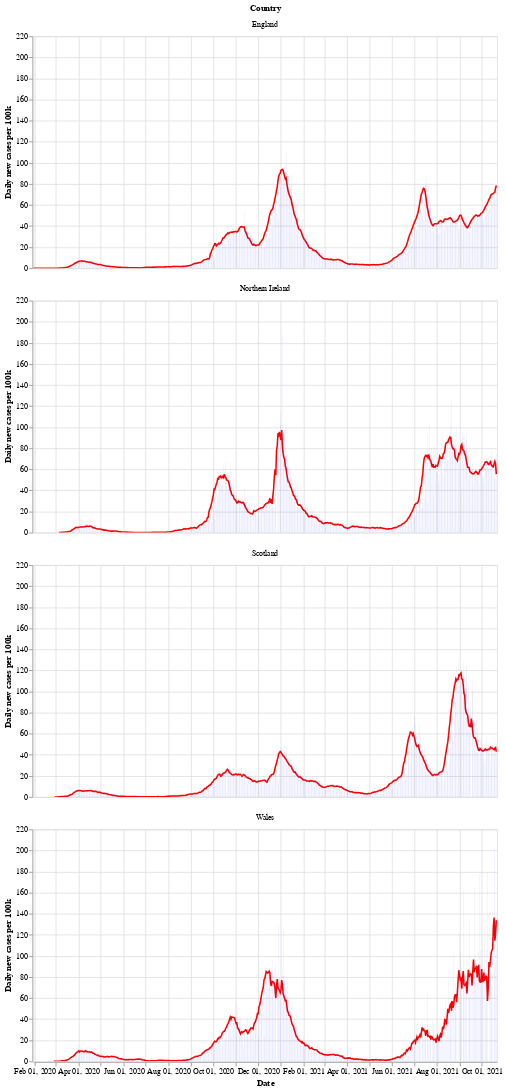

The notebook cell saved with this chart:
### Markdown cell above
Next is a bar chart of the number of new cases in each country (per 100k population), with the 7 day moving average of cases. Again we see that Wales saw a longer period of raising and falling cases compared to the other countries.

After a period of cases falling, each nation is now seeing a rise in the number of cases - especially in Wales.

### Code cell
# collapse
bars = alt.Chart(uk_cases).mark_bar().encode(
    x=alt.X("yearmonthdate(date):T", axis=alt.Axis(title='Date')),
    y=alt.Y("newCasesRate:Q", axis=alt.Axis(title='Daily new cases per 100k')),
    tooltip='newCasesRate',
    color=alt.condition(
        alt.datum.dailyChange > 0,
        alt.value("orange"),  # The positive color
        alt.value("blue")  # The negative color
    )
).properties(title='New cases per 100k population with rolling 7 day average', width=600).interactive()
line = alt.Chart(uk_cases).mark_line(
    color='red',
    size=2,
).transform_window(
    rolling_mean='mean(newCasesRate)',
    frame=[0, 7],
    groupby=['areaName']
).encode(
    x='yearmonthdate(date):T',
    y='rolling_mean:Q'
)
alt.layer(line, bars, data=uk_cases).facet(alt.Row('areaName', title='Country'), columns=1)

### Figure 1 — Vega-Lite specification as saved in the notebook (floating-point values rounded to 4 significant figures; data arrays with more than 128 entries replaced by an {"elided": "..."} marker saying what was removed)
{"config": {"view": {"continuousWidth": 400, "continuousHeight": 300}}, "data": {"name": "data-b1797e965231b10db9d839487160c096"}, "facet": {"type": "nominal", "field": "areaName", "title": "Country"}, "spec": {"layer": [{"mark": {"type": "line", "color": "red", "size": 2}, "encoding": {"x": {"type": "temporal", "field": "date", "timeUnit": "yearmonthdate"}, "y": {"type": "quantitative", "field": "rolling_mean"}}, "transform": [{"window": [{"op": "mean", "field": "newCasesRate", "as": "rolling_mean"}], "frame": [0, 7], "groupby": ["areaName"]}]}, {"mark": "bar", "encoding": {"color": {"condition": {"value": "orange", "test": "(datum.dailyChange > 0)"}, "value": "blue"}, "tooltip": {"type": "quantitative", "field": "newCasesRate"}, "x": {"type": "temporal", "axis": {"title": "Date"}, "field": "date", "timeUnit": "yearmonthdate"}, "y": {"type": "quantitative", "axis": {"title": "Daily new cases per 100k"}, "field": "newCasesRate"}}, "selection": {"selector002": {"type": "interval", "bind": "scales", "encodings": ["x", "y"]}}, "title": "New cases per 100k population with rolling 7 day average", "width": 600}]}, "columns": 1, "$schema": "https://vega.github.io/schema/vega-lite/v4.8.1.json", "datasets": {"data-b1797e965231b10db9d839487160c096": {"elided": "2432 records"}}}
